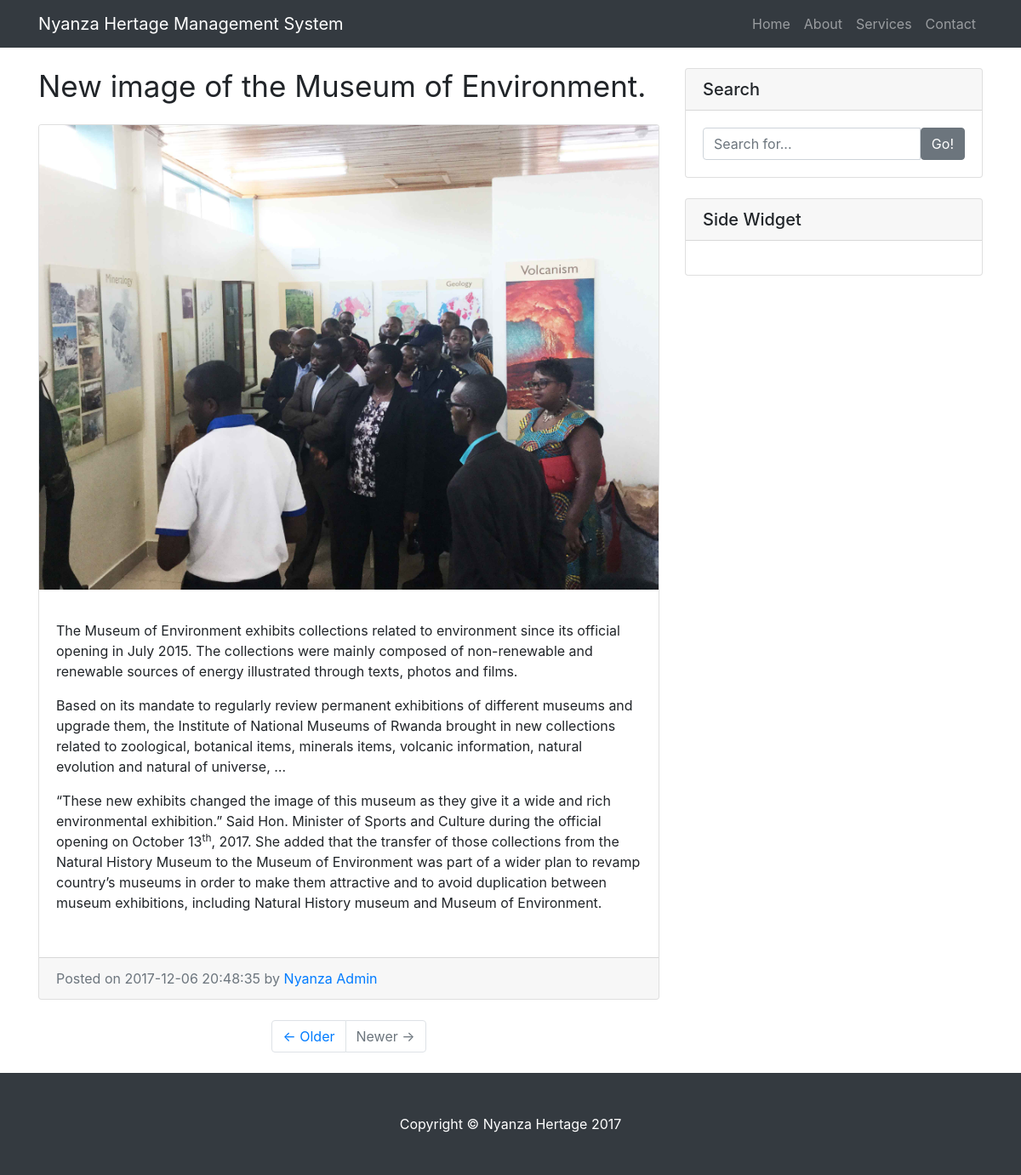
Screenshot of /display_news.php?artid=2 with the database file from the repository.
### tables this page shows
CREATE TABLE IF NOT EXISTS `article` (
`artid` int(5) NOT NULL,
  `title` varchar(500) NOT NULL,
  `image` varchar(255) NOT NULL,
  `content` text NOT NULL,
  `time` datetime NOT NULL
);

### display_news.php (the view, shortened to what this page needs)
<?php
$con = mysql_connect("localhost","root","");
?>
<!DOCTYPE html PUBLIC "-//W3C//DTD XHTML 1.0 Transitional//EN" "http://www.w3.org/TR/xhtml1/DTD/xhtml1-transitional.dtd">
<html xmlns="http://www.w3.org/1999/xhtml">
<head>
<link href="bootstrap/css/bootstrap.min.css" rel="stylesheet" type="text/css" />
<link href="css/nyanza.css" rel="stylesheet">
</head>
<body>
    <nav class="navbar navbar-expand-lg navbar-dark bg-dark fixed-top">
      <div class="container">
        <a class="navbar-brand" href="index.php">Nyanza Hertage Management System</a>
        <div class="collapse navbar-collapse" id="navbarResponsive">
          <ul class="navbar-nav ml-auto">
            <li class="nav-item">
              <a class="nav-link" href="index.php">Home</a>
            </li>
            <li class="nav-item">
              <a class="nav-link" href="about.php">About</a>
            </li>
            <li class="nav-item">
              <a class="nav-link" href="service.php">Services</a>
            </li>
            <li class="nav-item">
              <a class="nav-link" href="contact.php">Contact</a>
            </li>
          </ul>
        </div>
      </div>
    </nav>
    <div class="container">
      <div class="row">
        <div class="col-md-8">
<?php
if(isset($_GET['artid']))
{
$id=$_GET['artid'];
$qry=mysql_query("SELECT * FROM article WHERE artid=$id", $con);
while($row=mysql_fetch_array($qry))
{
?>
          <h1 class="my-4">
            <small><?php echo $row['title'];?></small>
          </h1>
          <div class="card mb-4">
			<?php echo "<img src='upload/".$row['image']."' class='card-img-top' alt='Card image cap'>"; ?>
            <div class="card-body">
              <p class="card-text"><?php echo $row['content'];?></p>
            </div>
            <div class="card-footer text-muted">
              Posted on <?php echo $row['time'];?> by
              <a href="#">Nyanza Admin</a>
            </div>
          </div>
          <ul class="pagination justify-content-center mb-4">
            <li class="page-item">
              <a class="page-link" href="#">&larr; Older</a>
            </li>
            <li class="page-item disabled">
              <a class="page-link" href="#">Newer &rarr;</a>
            </li>
          </ul>
        </div>
        <div class="col-md-4">
          <div class="card my-4">
            <h5 class="card-header">Search</h5>
			<form action="search_Item.php" method="post">
            <div class="card-body">
              <div class="input-group">
                <input name="search" type="text" class="form-control" placeholder="Search for...">
                <span class="input-group-btn">
                  <button class="btn btn-secondary" type="button">Go!</button>
                </span>
              </div>
			   </form>
            </div>
          </div>
          <div class="card my-4">
            <h5 class="card-header">Side Widget</h5>
            <div class="card-body">
            </div>
          </div>
        </div>
      </div>
    <footer class="py-5 bg-dark">
      <div class="container">
        <p class="m-0 text-center text-white">Copyright &copy; Nyanza Hertage 2017</p>
      </div>
    </footer>
  </body>
</html>
<?php
}
}
?>

### css/nyanza.css (style rules this page uses)
body { padding-top: 54px; }
@media (min-width: 992px) { body { padding-top: 56px; } }

### rows the page displays
article: title "New image of the Museum of Environment.", image (picture), content "The Museum of Environment exhibits collections related to environment since its official opening in July 2015. The collections were mainly composed of non-renewable and renewable sources of energy illustrated through texts, photos and films. Based on its mandate to regularly review permanent exhibitions of different museums and upgrade them, the Institute of National Museums of Rwanda brought in new collections related to zoological, botanical items, minerals items, volcanic information, natural evolution and natural of universe, … “These new exhibits changed the image of this museum as they give it a wide and rich environmental exhibition.” Said Hon. Minister of Sports and Culture during…", time "2017-12-06 20:48:35"
